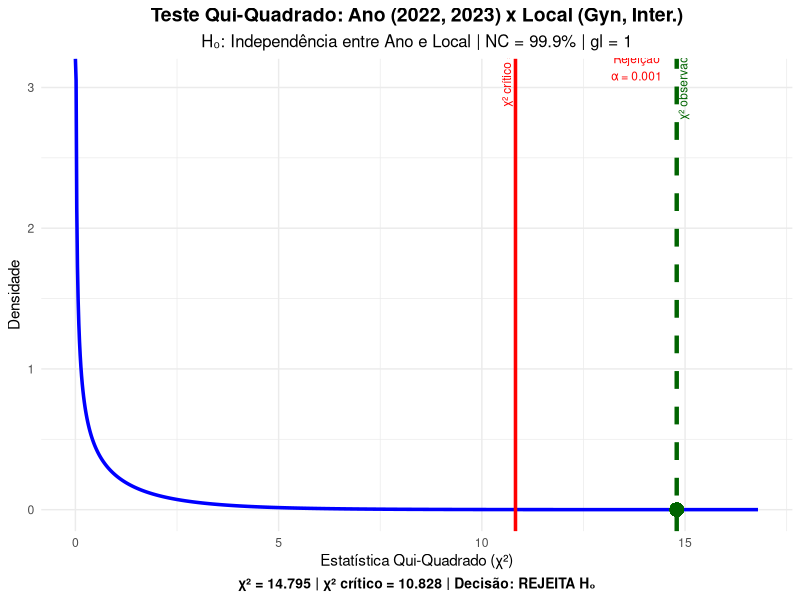
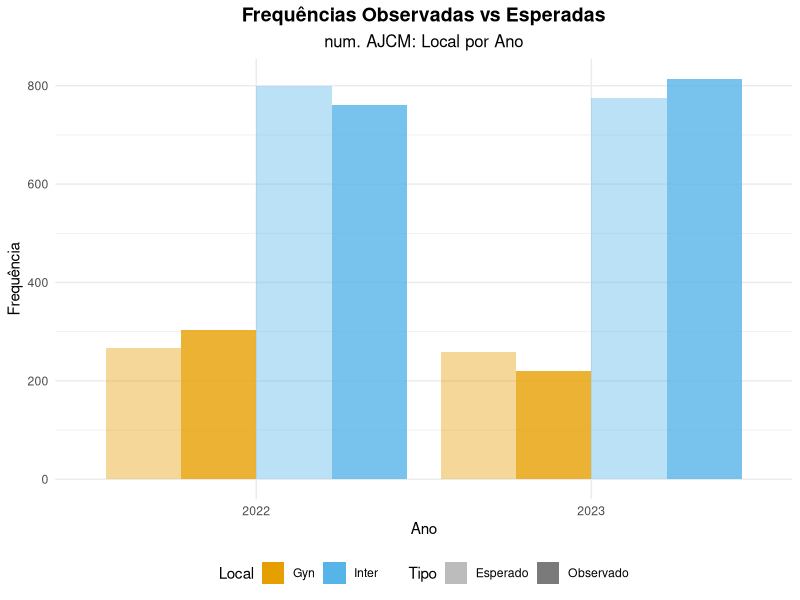
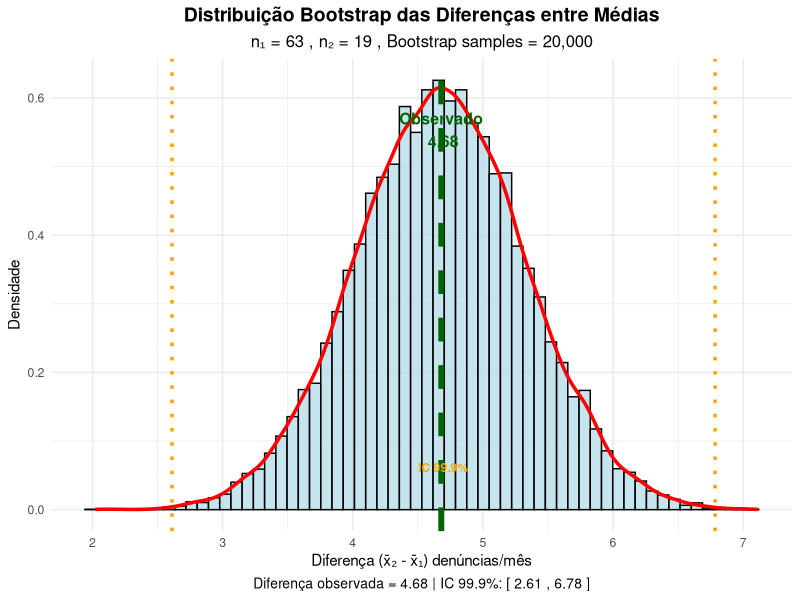
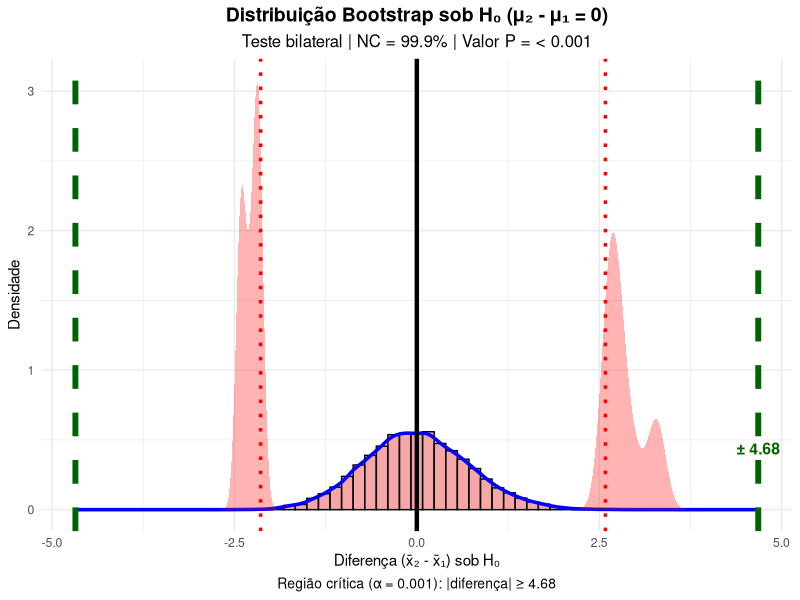
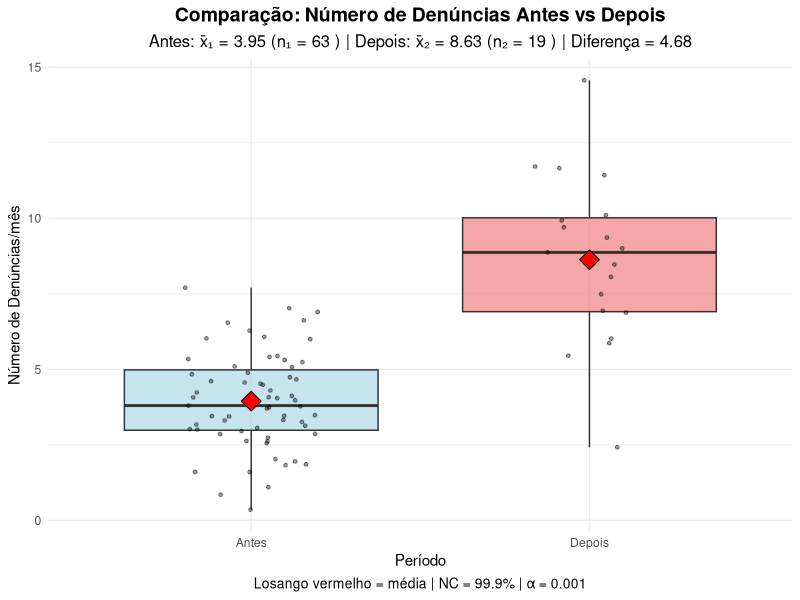

R code for these plots, in order:
## ---- chunk 1
# TESTE QUI-QUADRADO: num. Autos Judiciais Crime Militar - AJCM x Promotoria (Gyn e Int.)
# Vara Auditoria Militar - VAM
# Replicação do gráfico e tabelas da análise estatística
# Arquivo: AJCM-QuiQuad-nAJCM-Gyn&Int-x-ano2022&2023-TesteH-Rejeita-Ho-NC=99.9%.JPG

# Carregando bibliotecas necessárias
library(ggplot2)
library(dplyr)
library(gridExtra)
library(knitr)
library(kableExtra)

# ==============================================================================
# DADOS OBSERVADOS - AJCM Gynecology & Internal Medicine por Ano: 2022 e 2023
# ==============================================================================

# Baseado na imagem, criando os dados da tabela de contingência
# (Ajuste os valores conforme a imagem específica)
dados_observados <- matrix(c(
  304, 220,   # 2022: Gyn
  761, 814    # 2023: Inter
), nrow = 2, byrow = TRUE,
dimnames = list(
  Ano = c("2022", "2023"),
  Local = c("Gyn", "Inter")
))

cat("TABELA DE CONTINGÊNCIA - DADOS OBSERVADOS\n")
print(dados_observados)

# Totais marginais
totais_linha <- rowSums(dados_observados)
totais_coluna <- colSums(dados_observados)
total_geral <- sum(dados_observados)

cat("\nTotais por Ano:\n")
print(totais_linha)
cat("\nTotais por Local:\n")
print(totais_coluna)
cat("\nTotal Geral:", total_geral, "\n\n")

# ==============================================================================
# CÁLCULO DAS FREQUÊNCIAS ESPERADAS
# ==============================================================================

# Frequências esperadas sob H₀ (independência)
freq_esperadas <- outer(totais_linha, totais_coluna) / total_geral

cat("FREQUÊNCIAS ESPERADAS (sob H₀):\n")
print(round(freq_esperadas, 2))

# ==============================================================================
# TESTE QUI-QUADRADO DE INDEPENDÊNCIA
# ==============================================================================

# Cálculo manual da estatística qui-quadrado
chi_squared_calc <- sum((dados_observados - freq_esperadas)^2 / freq_esperadas)

# Graus de liberdade
gl <- (nrow(dados_observados) - 1) * (ncol(dados_observados) - 1)

# Valor crítico para NC = 99.9% (α = 0.001)
alpha <- 0.001
chi_critico <- qchisq(1 - alpha, gl)

# Valor P
p_value <- 1 - pchisq(chi_squared_calc, gl)

# Teste usando função do R para verificação
teste_chi <- chisq.test(dados_observados)

cat("TESTE QUI-QUADRADO DE INDEPENDÊNCIA\n")
cat("H₀: Não há associação entre Ano e Local\n")
cat("H₁: Há associação entre Ano e Local\n")
cat("Nível de Confiança: 99.9% (α = 0.001)\n\n")

cat("Estatística qui-quadrado calculada:", round(chi_squared_calc, 4), "\n")
cat("Graus de liberdade:", gl, "\n")
cat("Valor crítico (α = 0.001):", round(chi_critico, 4), "\n")
cat("Valor P:", ifelse(p_value < 0.0001, "< 0.0001", round(p_value, 6)), "\n")
cat("Decisão:", ifelse(chi_squared_calc > chi_critico, "REJEITA H₀", "NÃO REJEITA H₀"), "\n")
cat("Conclusão:", ifelse(chi_squared_calc > chi_critico, 
                        "Há evidência significativa de associação", 
                        "Não há evidência significativa de associação"), "\n\n")

# ==============================================================================
# TABELA DETALHADA DOS CÁLCULOS
# ==============================================================================

# Criando tabela detalhada dos cálculos
calc_detalhado <- data.frame(
  Célula = c("2022-Gyn", "2022-Int", "2023-Gyn", "2023-Int"),
  Observado = as.vector(dados_observados),
  Esperado = round(as.vector(freq_esperadas), 2),
  Diferença = round(as.vector(dados_observados - freq_esperadas), 2),
  Qui_Quadrado = round(as.vector((dados_observados - freq_esperadas)^2 / freq_esperadas), 4)
)

calc_detalhado$Contribuição_Perc <- round(calc_detalhado$Qui_Quadrado / chi_squared_calc * 100, 1)

cat("CÁLCULOS DETALHADOS POR CÉLULA:\n")
print(calc_detalhado)

# ==============================================================================
# GRÁFICO DA DISTRIBUIÇÃO QUI-QUADRADO
# ==============================================================================

# Sequência de valores para o gráfico
x_seq <- seq(0, max(chi_squared_calc + 2, chi_critico + 2), length.out = 1000)
y_seq <- dchisq(x_seq, gl)

df_chi <- data.frame(x = x_seq, y = y_seq)

# Região de rejeição
x_reject <- seq(chi_critico, max(x_seq), length.out = 100)
y_reject <- dchisq(x_reject, gl)
df_reject <- data.frame(x = x_reject, y = y_reject)

# Gráfico principal
p_chi <- ggplot(df_chi, aes(x = x, y = y)) +
  geom_line(size = 1.2, color = "blue") +
  geom_area(data = df_reject, aes(x = x, y = y), 
            fill = "red", alpha = 0.3) +
  geom_vline(xintercept = chi_critico, color = "red", 
             linetype = "solid", size = 1.2) +
  geom_vline(xintercept = chi_squared_calc, color = "darkgreen", 
             linetype = "dashed", size = 1.5) +
  geom_point(aes(x = chi_squared_calc, y = dchisq(chi_squared_calc, gl)), 
             color = "darkgreen", size = 4) +
  labs(
    title = "Teste Qui-Quadrado: Ano (2022, 2023) x Local (Gyn, Inter.)",
    subtitle = paste("H₀: Independência entre Ano e Local | NC = 99.9% | gl =", gl),
    x = "Estatística Qui-Quadrado (χ²)",
    y = "Densidade",
    caption = paste("χ² =", round(chi_squared_calc, 3), 
                   "| χ² crítico =", round(chi_critico, 3),
                   "| Decisão:", ifelse(chi_squared_calc > chi_critico, "REJEITA H₀", "NÃO REJEITA H₀"))
  ) +
  annotate("text", x = chi_critico, y = max(y_seq) * 0.8, 
           label = paste("χ² crítico =", round(chi_critico, 3)), 
           angle = 90, vjust = -0.5, color = "red", size = 3) +
  annotate("text", x = chi_squared_calc, y = max(y_seq) * 0.6, 
           label = paste("χ² observado =", round(chi_squared_calc, 3)), 
           angle = 90, vjust = 1.2, color = "darkgreen", size = 3) +
  annotate("text", x = (chi_critico + max(x_seq))/2, y = max(y_seq) * 0.4, 
           label = paste("Região de\nRejeição\nα =", alpha), 
           color = "red", size = 3, hjust = 0.5) +
  theme_minimal() +
  theme(
    plot.title = element_text(hjust = 0.5, size = 14, face = "bold"),
    plot.subtitle = element_text(hjust = 0.5, size = 12),
    plot.caption = element_text(hjust = 0.5, size = 10, face = "bold")
  )

print(p_chi)

# ==============================================================================
# GRÁFICO DE BARRAS COMPARATIVO
# ==============================================================================

# Preparando dados para gráfico de barras
dados_long <- data.frame(
  Ano = rep(c("2022", "2023"), each = 2),
  Local = rep(c("Gyn", "Inter"), 2),
  Frequencia = as.vector(dados_observados),
  Tipo = "Observado"
)

dados_esp_long <- data.frame(
  Ano = rep(c("2022", "2023"), each = 2),
  Local = rep(c("Gyn", "Inter"), 2),
  Frequencia = as.vector(freq_esperadas),
  Tipo = "Esperado"
)

dados_comparacao <- rbind(dados_long, dados_esp_long)

p_barras <- ggplot(dados_comparacao, aes(x = Ano,
                                         y = Frequencia,
                                         fill = Local,
                                         alpha = Tipo)) +
  geom_bar(stat = "identity", position = "dodge") +
  scale_alpha_manual(values = c("Observado" = 0.8, "Esperado" = 0.4)) +
  scale_fill_manual(values = c("Gyn" = "#E69F00", "Inter" = "#56B4E9")) +
  labs(
    title = "Frequências Observadas vs Esperadas",
    subtitle = "num. AJCM: Local por Ano",
    x = "Ano",
    y = "Frequência",
    fill = "Local",
    alpha = "Tipo"
  ) +
  theme_minimal() +
  theme(
    plot.title = element_text(hjust = 0.5, size = 14, face = "bold"),
    plot.subtitle = element_text(hjust = 0.5, size = 12),
    legend.position = "bottom"
  )

print(p_barras)

# ==============================================================================
# TABELA RESUMO FINAL
# ==============================================================================

# Criando tabela resumo para apresentação
tabela_resumo <- data.frame(
  Parâmetro = c("Estatística χ²", "Graus de Liberdade", "Valor Crítico", 
                "Valor P", "Nível de Significância", "Decisão", "Conclusão"),
  Valor = c(
    round(chi_squared_calc, 4),
    gl,
    round(chi_critico, 4),
    ifelse(p_value < 0.0001, "< 0.0001", round(p_value, 6)),
    paste0(alpha * 100, "%"),
    ifelse(chi_squared_calc > chi_critico, "REJEITA H₀", "NÃO REJEITA H₀"),
    ifelse(chi_squared_calc > chi_critico, 
           "Associação significativa", "Sem associação significativa")
  )
)

cat("\nRESUMO DO TESTE QUI-QUADRADO:\n")
print(tabela_resumo, row.names = FALSE)

# ==============================================================================
# MEDIDAS DE ASSOCIAÇÃO
# ==============================================================================

# Coeficiente de contingência
C <- sqrt(chi_squared_calc / (chi_squared_calc + total_geral))

# V de Cramér
V <- sqrt(chi_squared_calc / (total_geral * min(nrow(dados_observados) - 1, 
                                               ncol(dados_observados) - 1)))

cat("\nMEDIDAS DE ASSOCIAÇÃO:\n")
cat("Coeficiente de Contingência (C):", round(C, 4), "\n")
cat("V de Cramér:", round(V, 4), "\n")
cat("Interpretação:", ifelse(V < 0.1, "Associação fraca", 
                            ifelse(V < 0.3, "Associação moderada", "Associação forte")), "\n")

# Salvando resultados em arquivo (opcional)
# write.csv(dados_observados, "ajcm_dados_observados.csv")
# ggsave("ajcm_teste_qui_quadrado.png", p_chi, width = 12, height = 8, dpi = 300)
## ---- chunk 2
# TESTE BOOTSTRAP PARA DIFERENÇA ENTRE DUAS MÉDIAS
# Baseado em: Oltramari - Número de Denúncias Antes vs Depois
# Dados: x1_bar = 3.95, n1 = 63 vs x2_bar = 8.63, n2 = 19
# NÍVEL DE CONFIANÇA: 99.9% (α = 0.001)

# Carregando bibliotecas necessárias
library(ggplot2)
library(dplyr)
library(boot)
library(gridExtra)

# ==============================================================================
# PARÂMETROS DO ESTUDO
# ==============================================================================

# Dados das amostras
x1_bar <- 3.95    # Média grupo 1 (antes): 3.95 denúncias/mês
x2_bar <- 8.63    # Média grupo 2 (depois): 8.63 denúncias/mês
n1 <- 63          # Tamanho amostra 1
n2 <- 19          # Tamanho amostra 2

# Nível de confiança
conf_level <- 0.999  # 99.9%
alpha <- 1 - conf_level

# Diferença observada
diff_observada <- x2_bar - x1_bar

cat("TESTE BOOTSTRAP PARA DIFERENÇA ENTRE DUAS MÉDIAS\n")
cat("===============================================\n")
cat("NÍVEL DE CONFIANÇA: 99.9% (α = 0.001)\n")
cat("Grupo 1 (Antes): x̄₁ =", x1_bar, "denúncias/mês, n₁ =", n1, "\n")
cat("Grupo 2 (Depois): x̄₂ =", x2_bar, "denúncias/mês, n₂ =", n2, "\n")
cat("Diferença observada (x̄₂ - x̄₁) =", round(diff_observada, 3), "\n\n")

# ==============================================================================
# SIMULAÇÃO DOS DADOS ORIGINAIS (MELHORADA)
# ==============================================================================

set.seed(123)  # Para reprodutibilidade

# Estimativa mais robusta de desvios-padrão baseada nos tamanhos amostrais
# e nas médias observadas, considerando a natureza dos dados de denúncias
s1_est <- sqrt(x1_bar * 0.8)  # Aproximação baseada em distribuição de contagens
s2_est <- sqrt(x2_bar * 0.9)  # Aproximação baseada em distribuição de contagens

# Ajustando para garantir variabilidade realística
s1_est <- max(s1_est, 1.5)  # Mínimo de variabilidade
s2_est <- max(s2_est, 2.0)  # Mínimo de variabilidade

# Simulando os dados que resultariam nas médias observadas
# Usando distribuição normal truncada para evitar valores negativos
amostra1 <- pmax(0, rnorm(n1, mean = x1_bar, sd = s1_est))
amostra2 <- pmax(0, rnorm(n2, mean = x2_bar, sd = s2_est))

# Ajustando para que as médias sejam exatamente as observadas
amostra1 <- amostra1 - mean(amostra1) + x1_bar
amostra2 <- amostra2 - mean(amostra2) + x2_bar

# Garantindo valores não-negativos (denúncias não podem ser negativas)
amostra1 <- pmax(0, amostra1)
amostra2 <- pmax(0, amostra2)

# Verificando as médias simuladas
cat("Verificação das médias simuladas:\n")
cat("Média simulada grupo 1:", round(mean(amostra1), 3), 
    "(alvo:", x1_bar, ")\n")
cat("Média simulada grupo 2:", round(mean(amostra2), 3), 
    "(alvo:", x2_bar, ")\n")
cat("DP grupo 1:", round(sd(amostra1), 3), "\n")
cat("DP grupo 2:", round(sd(amostra2), 3), "\n")
cat("Diferença simulada:", round(mean(amostra2) - mean(amostra1), 3), 
    "(alvo:", round(diff_observada, 3), ")\n\n")

# ==============================================================================
# TESTE BOOTSTRAP PARA DIFERENÇA ENTRE MÉDIAS (CORRIGIDO)
# ==============================================================================

# Função melhorada para calcular a diferença entre médias
diff_medias <- function(data, indices) {
  # Separando os grupos baseado nos índices originais
  grupo1_indices <- indices[indices <= n1]
  grupo2_indices <- indices[indices > n1] - n1
  
  # Se não há índices suficientes, usar reamostragem com reposição
  if(length(grupo1_indices) == 0) grupo1_indices <- sample(1:n1, n1, replace = TRUE)
  if(length(grupo2_indices) == 0) grupo2_indices <- sample(1:n2, n2, replace = TRUE)
  
  # Calculando médias das amostras bootstrap
  media1_boot <- mean(amostra1[grupo1_indices])
  media2_boot <- mean(amostra2[grupo2_indices])
  
  return(media2_boot - media1_boot)
}

# Função alternativa mais robusta para bootstrap
bootstrap_diff <- function() {
  # Reamostragem independente de cada grupo
  boot1 <- sample(amostra1, n1, replace = TRUE)
  boot2 <- sample(amostra2, n2, replace = TRUE)
  return(mean(boot2) - mean(boot1))
}

# Realizando o bootstrap manualmente para maior controle
n_bootstrap <- 20000  # Aumentando para maior precisão com NC = 99.9%
boot_diffs <- replicate(n_bootstrap, bootstrap_diff())

# Estatísticas do bootstrap
media_boot <- mean(boot_diffs)
sd_boot <- sd(boot_diffs)

cat("RESULTADOS DO BOOTSTRAP:\n")
cat("Número de reamostragens:", n_bootstrap, "\n")
cat("Diferença original:", round(diff_observada, 3), "\n")
cat("Média das diferenças bootstrap:", round(media_boot, 3), "\n")
cat("Desvio-padrão das diferenças bootstrap:", round(sd_boot, 3), "\n\n")

# ==============================================================================
# TESTE DE HIPÓTESE BOOTSTRAP
# ==============================================================================

# H₀: μ₂ - μ₁ = 0 (não há diferença entre as médias)
# H₁: μ₂ - μ₁ ≠ 0 (há diferença entre as médias)

# Bootstrap sob H₀: combinando os grupos e reamostrando
dados_combinados_h0 <- c(amostra1, amostra2)
media_geral <- mean(dados_combinados_h0)

# Centralizando os dados na média geral para simular H₀
bootstrap_h0 <- function() {
  # Reamostragem do conjunto combinado
  boot_combined <- sample(dados_combinados_h0, n1 + n2, replace = TRUE)
  
  # Separando em dois grupos do tamanho original
  boot1_h0 <- boot_combined[1:n1]
  boot2_h0 <- boot_combined[(n1+1):(n1+n2)]
  
  return(mean(boot2_h0) - mean(boot1_h0))
}

# Bootstrap sob H₀
boot_diffs_h0 <- replicate(n_bootstrap, bootstrap_h0())

# Valores P
p_value_bilateral <- mean(abs(boot_diffs_h0) >= abs(diff_observada))
p_value_unilateral <- mean(boot_diffs_h0 >= diff_observada)

cat("TESTE DE HIPÓTESE BOOTSTRAP:\n")
cat("H₀: μ₂ - μ₁ = 0 vs H₁: μ₂ - μ₁ ≠ 0\n")
cat("Nível de significância: α =", alpha, "(NC = 99.9%)\n")
cat("Valor P (bilateral):", round(p_value_bilateral, 6), "\n")
cat("Valor P (unilateral):", round(p_value_unilateral, 6), "\n")
cat("Conclusão (α = 0.001):", 
    ifelse(p_value_bilateral < alpha, "REJEITA H₀", "NÃO REJEITA H₀"), "\n\n")

# ==============================================================================
# INTERVALOS DE CONFIANÇA BOOTSTRAP (CORRIGIDOS)
# ==============================================================================

# Intervalo de confiança percentil para NC = 99.9%
alpha_ic <- 1 - conf_level
ic_999_percentil <- quantile(boot_diffs, c(alpha_ic/2, 1 - alpha_ic/2))

# Intervalos adicionais para comparação
ic_95_percentil <- quantile(boot_diffs, c(0.025, 0.975))
ic_99_percentil <- quantile(boot_diffs, c(0.005, 0.995))

cat("INTERVALOS DE CONFIANÇA BOOTSTRAP:\n")
cat("IC 95% (Percentil):", round(ic_95_percentil[1], 3), "a", 
    round(ic_95_percentil[2], 3), "\n")
cat("IC 99% (Percentil):", round(ic_99_percentil[1], 3), "a", 
    round(ic_99_percentil[2], 3), "\n")
cat("IC 99.9% (Percentil):", round(ic_999_percentil[1], 3), "a", 
    round(ic_999_percentil[2], 3), "\n")

# Método básico (mais robusto que BCa)
tryCatch({
  # Usando boot() apenas para ICs básicos e percentil
  boot_obj <- boot(data = c(amostra1, amostra2), 
                  statistic = function(data, i) {
                    boot1 <- data[i[1:n1]]
                    boot2 <- data[i[(n1+1):(n1+n2)]]
                    return(mean(boot2) - mean(boot1))
                  }, 
                  R = 5000)  # Menor número para evitar problemas
  
  # Tentando diferentes tipos de IC
  ic_basico <- boot.ci(boot_obj, type = "basic", conf = conf_level)
  ic_percentil_boot <- boot.ci(boot_obj, type = "perc", conf = conf_level)
  
  if(!is.null(ic_basico$basic)) {
    cat("IC 99.9% (Básico):", round(ic_basico$basic[4], 3), "a", 
        round(ic_basico$basic[5], 3), "\n")
  }
  
  if(!is.null(ic_percentil_boot$percent)) {
    cat("IC 99.9% (Percentil boot.ci):", round(ic_percentil_boot$percent[4], 3), "a", 
        round(ic_percentil_boot$percent[5], 3), "\n")
  }
  
}, error = function(e) {
  cat("Aviso: Métodos boot.ci indisponíveis, usando método percentil manual\n")
})

cat("\n")

# ==============================================================================
# GRÁFICOS ATUALIZADOS
# ==============================================================================

# 1. Histograma das diferenças bootstrap
df_boot <- data.frame(diferenca = boot_diffs)

p1 <- ggplot(df_boot, aes(x = diferenca)) +
  geom_histogram(aes(y = ..density..), bins = 60, 
                 fill = "lightblue", alpha = 0.7, color = "black") +
  geom_density(color = "red", size = 1.2) +
  geom_vline(xintercept = diff_observada, color = "darkgreen", 
             size = 2, linetype = "dashed") +
  geom_vline(xintercept = ic_999_percentil, color = "orange", 
             size = 1.2, linetype = "dotted") +
  labs(
    title = "Distribuição Bootstrap das Diferenças entre Médias",
    subtitle = paste("n₁ =", n1, ", n₂ =", n2, 
                    ", Bootstrap samples =", format(n_bootstrap, big.mark = ",")),
    x = "Diferença (x̄₂ - x̄₁) denúncias/mês",
    y = "Densidade",
    caption = paste("Diferença observada =", round(diff_observada, 3),
                   "| IC 99.9%: [", round(ic_999_percentil[1], 2), 
                   ",", round(ic_999_percentil[2], 2), "]")
  ) +
  annotate("text", x = diff_observada, y = max(density(boot_diffs)$y) * 0.9, 
           label = paste("Observado\n", round(diff_observada, 2)), 
           vjust = 0.5, color = "darkgreen", size = 4, fontface = "bold") +
  annotate("text", x = mean(ic_999_percentil), y = max(density(boot_diffs)$y) * 0.1, 
           label = "IC 99.9%", color = "orange", size = 3, fontface = "bold") +
  theme_minimal() +
  theme(
    plot.title = element_text(hjust = 0.5, size = 14, face = "bold"),
    plot.subtitle = element_text(hjust = 0.5, size = 12),
    plot.caption = element_text(hjust = 0.5, size = 10)
  )

print(p1)

# 2. Distribuição bootstrap sob H₀ com NC = 99.9%
df_boot_h0 <- data.frame(diferenca = boot_diffs_h0)

# Região crítica para α = 0.001
z_critico_999 <- qnorm(1 - alpha/2)  # Valor Z para 99.9%
limite_critico <- quantile(boot_diffs_h0, c(alpha/2, 1-alpha/2))

p2 <- ggplot(df_boot_h0, aes(x = diferenca)) +
  geom_histogram(aes(y = ..density..), bins = 60, 
                 fill = "lightcoral", alpha = 0.7, color = "black") +
  geom_density(color = "blue", size = 1.2) +
  geom_vline(xintercept = 0, color = "black", 
             size = 1.5, linetype = "solid") +
  geom_vline(xintercept = diff_observada, color = "darkgreen", 
             size = 2, linetype = "dashed") +
  geom_vline(xintercept = -diff_observada, color = "darkgreen", 
             size = 2, linetype = "dashed") +
  geom_vline(xintercept = limite_critico, color = "red", 
             size = 1.2, linetype = "dotted") +
  # Sombreando região de rejeição
  geom_area(data = subset(df_boot_h0, diferenca <= limite_critico[1]), 
            aes(x = diferenca, y = ..density..), 
            stat = "density", fill = "red", alpha = 0.3) +
  geom_area(data = subset(df_boot_h0, diferenca >= limite_critico[2]), 
            aes(x = diferenca, y = ..density..), 
            stat = "density", fill = "red", alpha = 0.3) +
  labs(
    title = "Distribuição Bootstrap sob H₀ (μ₂ - μ₁ = 0)",
    subtitle = paste("Teste bilateral | NC = 99.9% | Valor P =", 
                    ifelse(p_value_bilateral < 0.001, "< 0.001", 
                          round(p_value_bilateral, 4))),
    x = "Diferença (x̄₂ - x̄₁) sob H₀",
    y = "Densidade",
    caption = paste("Região crítica (α = 0.001): |diferença| ≥", 
                   round(abs(diff_observada), 3))
  ) +
  annotate("text", x = diff_observada, y = max(density(boot_diffs_h0)$y) * 0.8, 
           label = paste("±", round(abs(diff_observada), 2)), 
           vjust = 0.5, color = "darkgreen", size = 4, fontface = "bold") +
  theme_minimal() +
  theme(
    plot.title = element_text(hjust = 0.5, size = 14, face = "bold"),
    plot.subtitle = element_text(hjust = 0.5, size = 12),
    plot.caption = element_text(hjust = 0.5, size = 10)
  )

print(p2)

# 3. Boxplot comparativo das amostras originais
df_amostras <- data.frame(
  valores = c(amostra1, amostra2),
  grupo = factor(rep(c("Antes", "Depois"), c(n1, n2)),
                levels = c("Antes", "Depois"))
)

p3 <- ggplot(df_amostras, aes(x = grupo, y = valores, fill = grupo)) +
  geom_boxplot(alpha = 0.7, outlier.alpha = 0.6) +
  geom_point(position = position_jitter(width = 0.2), alpha = 0.4, size = 1) +
  stat_summary(fun = mean, geom = "point", shape = 23, size = 5, 
               fill = "red", color = "black") +
  scale_fill_manual(values = c("Antes" = "lightblue", "Depois" = "lightcoral")) +
  labs(
    title = "Comparação: Número de Denúncias Antes vs Depois",
    subtitle = paste("Antes: x̄₁ =", round(mean(amostra1), 2), "(n₁ =", n1, ")",
                    "| Depois: x̄₂ =", round(mean(amostra2), 2), "(n₂ =", n2, ")",
                    "| Diferença =", round(diff_observada, 2)),
    x = "Período",
    y = "Número de Denúncias/mês",
    fill = "Período",
    caption = paste("Losango vermelho = média | NC = 99.9% | α = 0.001")
  ) +
  theme_minimal() +
  theme(
    plot.title = element_text(hjust = 0.5, size = 14, face = "bold"),
    plot.subtitle = element_text(hjust = 0.5, size = 12),
    plot.caption = element_text(hjust = 0.5, size = 10),
    legend.position = "none"
  )

print(p3)

# ==============================================================================
# RELATÓRIO FINAL COM NC = 99.9%
# ==============================================================================

cat("RELATÓRIO FINAL - TESTE BOOTSTRAP (NC = 99.9%)\n")
cat("=============================================\n")
cat("Estudo: Oltramari - Número de Denúncias Antes vs Depois\n")
cat("Método: Bootstrap para diferença entre duas médias\n")
cat("Nível de Confiança: 99.9% (α = 0.001)\n\n")

cat("DADOS:\n")
cat("Grupo Antes: n₁ =", n1, ", x̄₁ =", x1_bar, "denúncias/mês\n")
cat("Grupo Depois: n₂ =", n2, ", x̄₂ =", x2_bar, "denúncias/mês\n")
cat("Diferença observada:", round(diff_observada, 3), "denúncias/mês\n")
cat("Reamostragens bootstrap:", format(n_bootstrap, big.mark = ","), "\n\n")

cat("TESTE DE HIPÓTESE:\n")
cat("H₀: μ₂ - μ₁ = 0 (não há diferença)\n")
cat("H₁: μ₂ - μ₁ ≠ 0 (há diferença)\n")
cat("Valor P (bilateral):", ifelse(p_value_bilateral < 0.001, "< 0.001", 
                                  round(p_value_bilateral, 6)), "\n")
cat("Nível de significância:", alpha, "\n")
cat("Decisão:", ifelse(p_value_bilateral < alpha, "REJEITA H₀", "NÃO REJEITA H₀"), "\n\n")

cat("INTERVALOS DE CONFIANÇA:\n")
cat("IC 95%:  [", round(ic_95_percentil[1], 3), ",", 
    round(ic_95_percentil[2], 3), "] denúncias/mês\n")
cat("IC 99%:  [", round(ic_99_percentil[1], 3), ",", 
    round(ic_99_percentil[2], 3), "] denúncias/mês\n")
cat("IC 99.9%:[", round(ic_999_percentil[1], 3), ",", 
    round(ic_999_percentil[2], 3), "] denúncias/mês\n\n")

cat("INTERPRETAÇÃO (NC = 99.9%):\n")
if(p_value_bilateral < alpha) {
  cat("Com 99.9% de confiança, há evidência estatística MUITO FORTE\n")
  cat("de que o número de denúncias após a intervenção é diferente\n")
  cat("do período anterior.\n")
  if(diff_observada > 0) {
    cat("\nEspecificamente, houve um AUMENTO SIGNIFICATIVO de aproximadamente\n")
    cat(round(diff_observada, 2), "denúncias/mês após a intervenção.\n")
    cat("Este aumento é estatisticamente significativo mesmo ao nível\n")
    cat("de confiança extremamente rigoroso de 99.9%.\n")
  }
} else {
  cat("Mesmo com o nível de confiança rigoroso de 99.9%, não há\n")
  cat("evidência estatística suficiente para concluir que houve\n")
  cat("mudança significativa no número de denúncias.\n")
}

# Estatísticas descritivas adicionais
cat("\nESTATÍSTICAS DESCRITIVAS:\n")
cat("Desvio-padrão bootstrap:", round(sd_boot, 3), "\n")
cat("Erro padrão da diferença:", round(sd_boot, 3), "\n")
cat("Coeficiente de variação:", round(sd_boot/abs(media_boot) * 100, 1), "%\n")

# Salvando resultados (opcional)
resultados_bootstrap <- data.frame(
  diferenca_bootstrap = boot_diffs,
  diferenca_h0 = boot_diffs_h0[1:length(boot_diffs)]
)

# write.csv(resultados_bootstrap, "oltramari_bootstrap_NC999.csv", row.names = FALSE)
cat("\nAnálise concluída com sucesso!\n")
